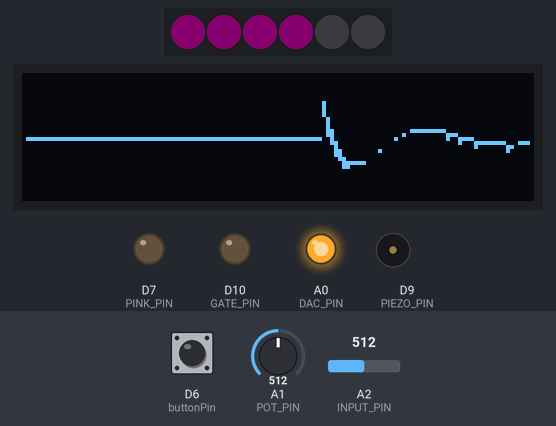
Simulated run of this sketch. Board: Arduino Zero (SAMD21). Shown: 6 RGB LEDs in strip order, left to right, 128×32 one-colour display, output pins drawn as LEDs (lit = HIGH), buzzer (waves = sounding). Inputs (shaded band) come from the test bench; at power-on: D6 (buttonPin) HIGH, A1 (POT_PIN) = 512, A2 (INPUT_PIN) = 512 (analog values on the 0–1023 scale). Dim RGB values are drawn brighter than linear; what the sketch prints to the serial monitor is not drawn.

Above: at 8.7 s.
8.8 s: D6 (buttonPin) pulled LOW for 3.2 s
At 12.25 s:
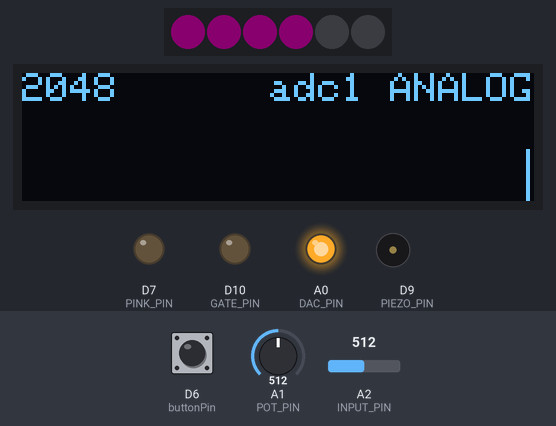
12.6 s: D6 (buttonPin) pulled LOW for 0.15 s
At 13.22 s:
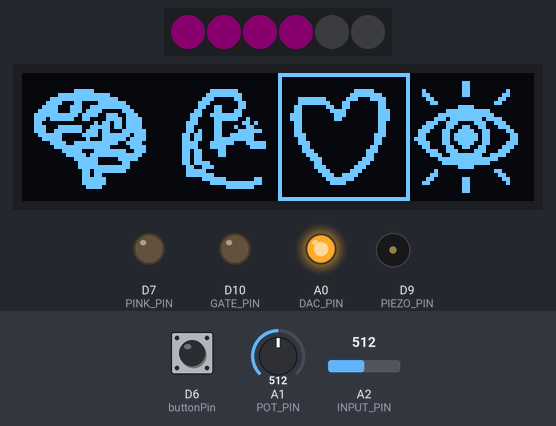
13.3 s: A1 (POT_PIN) set to 1009
At 13.87 s:
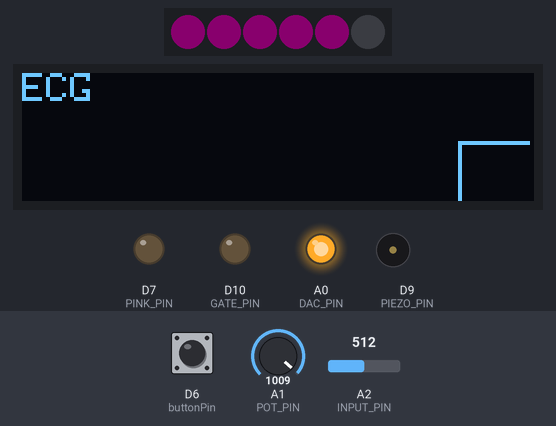
15.8 s: A1 (POT_PIN) set to 1023
At 16.24 s:
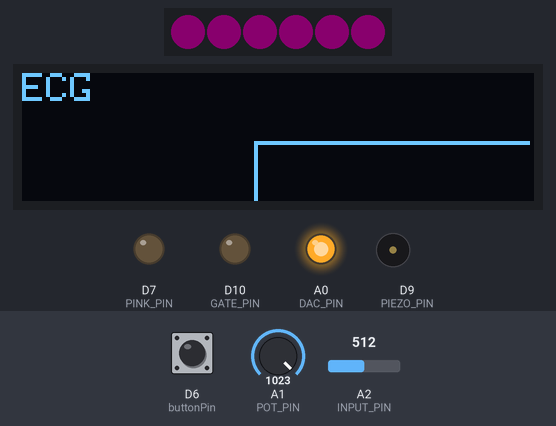
18.5 s: D6 (buttonPin) pulled LOW for 1 s
At 19.74 s:
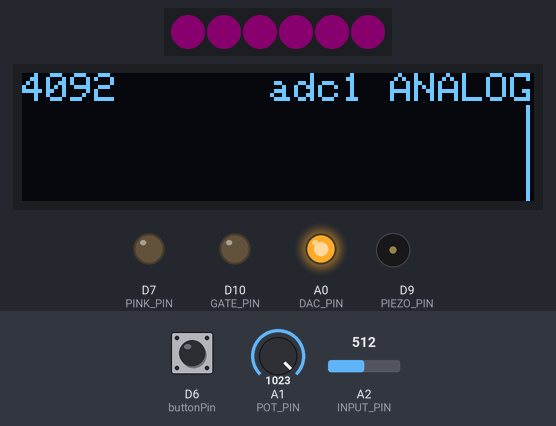
20.1 s: D6 (buttonPin) pulled LOW for 0.15 s
At 20.72 s:
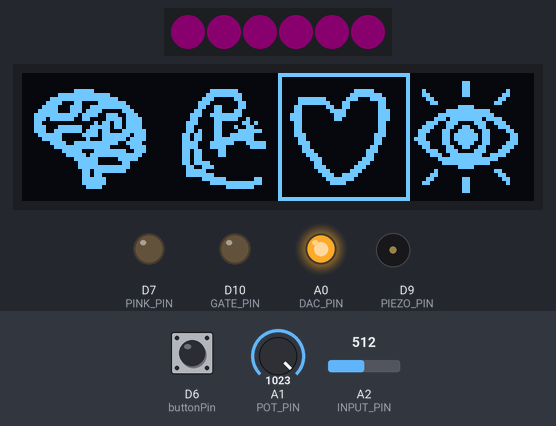
Timing chart, 0 to 21.8 s (numbered marks = the images above; inputs shaded):
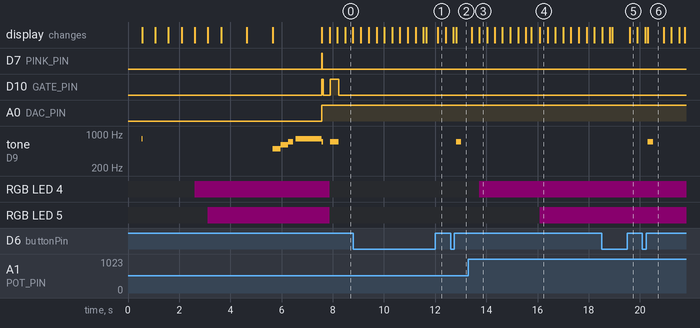

The sketch:

EXG_32OLED_LinePlotter_QTPY2pd.ino
```cpp
// ECG Filter - BioAmp EXG Pill
// and some remaining code from EMG Envelop - BioAmp EXG Pill
// https://github.com/upsidedownlabs/BioAmp-EXG-Pill

// Upside Down Labs invests time and resources providing this open source code,
// please support Upside Down Labs and open-source hardware by purchasing
// products from Upside Down Labs!

// Copyright (c) 2021 Upside Down Labs - contact@upsidedownlabs.tech

// Permission is hereby granted, free of charge, to any person obtaining a copy
// of this software and associated documentation files (the "Software"), to deal
// in the Software without restriction, including without limitation the rights
// to use, copy, modify, merge, publish, distribute, sublicense, and/or sell
// copies of the Software, and to permit persons to whom the Software is
// furnished to do so, subject to the following conditions:

// The above copyright notice and this permission notice shall be included in all
// copies or substantial portions of the Software.

// THE SOFTWARE IS PROVIDED "AS IS", WITHOUT WARRANTY OF ANY KIND, EXPRESS OR
// IMPLIED, INCLUDING BUT NOT LIMITED TO THE WARRANTIES OF MERCHANTABILITY,
// FITNESS FOR A PARTICULAR PURPOSE AND NONINFRINGEMENT. IN NO EVENT SHALL THE
// AUTHORS OR COPYRIGHT HOLDERS BE LIABLE FOR ANY CLAIM, DAMAGES OR OTHER
// LIABILITY, WHETHER IN AN ACTION OF CONTRACT, TORT OR OTHERWISE, ARISING FROM,
// OUT OF OR IN CONNECTION WITH THE SOFTWARE OR THE USE OR OTHER DEALINGS IN THE
// SOFTWARE.

/*
 *  Draws a scrolling graph of a single analog input (set to A0) on the OLED display
 *
 *  By Jon E. Froehlich
 *  @jonfroehlich
 *  http://makeabilitylab.io
 */

#include <Adafruit_NeoPixel.h>
#include "logos.h"

// Declaration for an SSD1306 display connected to I2C (SDA, SCL pins)
#define SDA_PIN 4
#define SCL_PIN 5
int buttonPin = 6;  // the number of the pushbutton pin
#define PINK_PIN 7
#define LED_PIN 8
#define PIEZO_PIN 9
#define GATE_PIN 10 // not sure what was connected in Serv's board

#define DAC_PIN A0
#define POT_PIN A1
#define INPUT_PIN A2

#define LED_COUNT 6
#define BRIGHTNESS 10

Adafruit_NeoPixel strip(LED_COUNT, LED_PIN, NEO_GRB + NEO_KHZ800);
//Adafruit_NeoPixel strip(LED_COUNT, LED_PIN, NEO_GRBW + NEO_KHZ800);

#define SAMPLE_RATE 125
#define DISPLAY_RATE 25
#define BAUD_RATE 115200

int buttonState = HIGH;              // the current reading from the input pin
int lastButtonState = HIGH;          // the previous reading from the input pin
int screenState = 1;                 // different views on the OLED screen
unsigned long lastDebounceTime = 0;  // the last time the output pin was toggled
unsigned long debounceDelay = 50;    // the debounce time; increase if the output flickers
int reading;

//#define BUFFER_SIZE 128 // hope to increase this... only for EMG envelop

int MIN_ANALOG_INPUT = -2000;
int MAX_ANALOG_INPUT = 2000;

const int DELAY_LOOP_MS = 1;  // change to slow down how often to read and graph value

//int circular_buffer[BUFFER_SIZE];
int data_index, sum;

#include <Wire.h>
#include <Adafruit_GFX.h>
#include <Adafruit_SSD1306.h>

#define SCREEN_WIDTH 128  // OLED display width, in pixels
#define SCREEN_HEIGHT 32  // OLED display height, in pixels

#define OLED_RESET -1        // Reset pin # (or -1 if sharing Arduino reset pin)
#define SCREEN_ADDRESS 0x3C  ///< See datasheet for Address; 0x3D for 128x64, 0x3C for 128x32
Adafruit_SSD1306 _display(SCREEN_WIDTH, SCREEN_HEIGHT, &Wire, OLED_RESET);

int _circularBuffer[SCREEN_WIDTH];  //fast way to store values
int _curWriteIndex = 0;             // tracks where we are in the circular buffer

int displayUpdate;
int lastValue;
//float signal;

// for tracking fps
float _fps = 0;
unsigned long _frameCount = 0;
unsigned long _fpsStartTimeStamp = 0;

// status bar
boolean _drawStatusBar = false;  // change to show/hide status bar
int _graphHeight = SCREEN_HEIGHT;


void setup() {
  analogReadResolution(12);
  pinMode(buttonPin, INPUT_PULLUP);
  pinMode(GATE_PIN, OUTPUT);
  pinMode(PINK_PIN, OUTPUT);
  analogWrite(PINK_PIN, 85);
  Serial.begin(BAUD_RATE);

  strip.begin();            // INITIALIZE NeoPixel strip object (REQUIRED)
  strip.show();             // Turn OFF all pixels ASAP
  strip.setBrightness(BRIGHTNESS);  // Set BRIGHTNESS to about 1/5 (max = 255)

  // SSD1306_SWITCHCAPVCC = generate display voltage from 3.3V internally
  if (!_display.begin(SSD1306_SWITCHCAPVCC, 0x3C)) {  // Address 0x3C for 128x64
    Serial.println(F("SSD1306 allocation failed"));
    for (;;)
      ;  // Don't proceed, loop forever
  }

  // Clear the buffer
  _display.clearDisplay();
  _display.setRotation(2);
  _display.setTextSize(1);
  _display.setTextColor(WHITE, BLACK);
  _display.setCursor(0, 0);
  _display.println("Screen initialized!");
  _display.display();
  delay(500);
  _display.clearDisplay();
  tone(9, 800, 20);
  //rainbow(1);  // Flowing rainbow cycle along the whole strip
    // The first NeoPixel in a strand is #0, second is 1, all the way up
  // to the count of pixels minus one.
  for(int i=0; i<LED_COUNT; i++) { // For each pixel...

    // pixels.Color() takes RGB values, from 0,0,0 up to 255,255,255
    // Here we're using a moderately bright green color:
    strip.setPixelColor(i, 255, 0, 200, 0);

    strip.show();   // Send the updated pixel colors to the hardware.

    _display.clearDisplay();  // Make sure the display is cleared
    _display.drawBitmap(0, 0, epd_bitmap_allArray[i], 128, 32, WHITE);
    // Update the display
    _display.display();
    delay(500);

  }

    // Clear the buffer
  _display.clearDisplay();
  _display.setRotation(2);
  _display.setTextSize(1);
  _display.setTextColor(WHITE, BLACK);
  _display.setCursor(0, 0);
  _display.println("Based on BioAmp EXG");
  _display.setCursor(0, 12);
  _display.println("by Upside Down Labs");
  _display.setCursor(0, 24);
  _display.println("OSHW IN000026");
  _display.display();
  delay(1000);


    _display.clearDisplay();  // Make sure the display is cleared
    _display.drawBitmap(0, 0, epd_bitmap_oshw_IN0000026, 128, 32, WHITE);
    // Update the display
    _display.display();
    delay(1000);

    _display.clearDisplay();  // Make sure the display is cleared
    _display.drawBitmap(0, 0, grouchoFractal, 128, 32, WHITE);
    // Update the display
    _display.display();
    tone(9, 500, 400);
    delay(300);
    tone(9, 600, 300);
    delay(300);
    tone(9, 700, 200);
    delay(300);
    tone(9, 800, 1000);

    delay(1000);


  if (_drawStatusBar) {
    _graphHeight = SCREEN_HEIGHT - 16;
  }

  _fpsStartTimeStamp = millis();

  int displayUpdate = SAMPLE_RATE / DISPLAY_RATE;
}

void loop() {

  // Calculate elapsed time
  static unsigned long past = 0;
  unsigned long present = micros();
  unsigned long interval = present - past;
  past = present;

  // Run timer
  static long timer = 0;
  timer -= interval;
  // read Button

  reading = digitalRead(buttonPin);
  if (reading != lastButtonState) {
    // reset the debouncing timer
    lastDebounceTime = millis();
  }

  if ((millis() - lastDebounceTime) > debounceDelay) {
    if (reading != buttonState) {
      buttonState = reading;


      if (buttonState == HIGH) {
        screenState = !screenState;
        for (int i = 0; i < _display.width(); i++) {
          _circularBuffer[i] = -10000;
        }
        if (screenState == 0) {
        MIN_ANALOG_INPUT = -100;
        MAX_ANALOG_INPUT = 4095;
        _drawStatusBar = true;
        _graphHeight = SCREEN_HEIGHT - 8;
        }
        if (screenState == 1) {
        MIN_ANALOG_INPUT = -1800;
        MAX_ANALOG_INPUT = 1000;
        _drawStatusBar = true;
        _graphHeight = SCREEN_HEIGHT - 8;
        _display.clearDisplay();  // Make sure the display is cleared
        _display.drawBitmap(0, 0, epd_bitmap_exg_icons_ecg, 128, 32, WHITE);
        // Update the display
        _display.display();
            tone(9, 700, 200);
        delay(300);
        delay(300);
        }

      }
    }
  }


  // Sample and get envelop
  if (timer < 0) {
    timer += 1000000 / SAMPLE_RATE;
    float sensor_value = analogRead(INPUT_PIN);
    int adc1 = analogRead(A1);
    float signal = ECGFilter(sensor_value);
    int serialbyte = map(signal, -2000, 2000, 0, 255);
    if (serialbyte<=0) serialbyte = 0;
    if (serialbyte>=255) serialbyte = 255;
    int pink = signal;
    if (pink < 0) {
      pink = 0;
    }
    analogWrite(PINK_PIN, pink >> 3);
    printValues(adc1, signal);

    if (screenState == 0) {
      lastValue = adc1;
      int audioOut = map(adc1, 0, 4093, 0, 1023);
      analogWrite(DAC_PIN, audioOut);
    }
    if (screenState == 1) {
      lastValue = signal;
      if (signal>=adc1-2000)
       {digitalWrite(GATE_PIN,1);
       tone(9, 700, 200);
       }
      else {
        digitalWrite(GATE_PIN,0);
        noTone(9);
      }
      int audioOut = map(signal, -2000, 2000, 0, 1023);
      if (audioOut<=0) serialbyte = 0;
      if (audioOut>=1023) serialbyte = 1023;
      analogWrite(DAC_PIN, audioOut);
    }


    if (displayUpdate <= 0) {
      if (screenState == 0) {
        _circularBuffer[_curWriteIndex++] = adc1;

      }
      if (screenState == 1) {
        _circularBuffer[_curWriteIndex++] = signal;
      }

      displayUpdate = SAMPLE_RATE / DISPLAY_RATE;
      updateDisplay();
      for(int i=0; i<(adc1/682); i++) { // For each pixel...

      // pixels.Color() takes RGB values, from 0,0,0 up to 255,255,255
      // Here we're using a moderately bright green color:
      strip.setPixelColor(i, 255, 0, 200, 0);

      strip.show();   // Send the updated pixel colors to the hardware.

      }
      for(int i=6; i>(adc1/682); i--) { // For each pixel...

      // pixels.Color() takes RGB values, from 0,0,0 up to 255,255,255
      // Here we're using a moderately bright green color:
      strip.setPixelColor(i, 0, 0, 0, 0);

      strip.show();   // Send the updated pixel colors to the hardware.

      }
      //printValues(adc1, signal);
    } else {
      displayUpdate--;
    }
  }
  lastButtonState = reading;
}

/**
 * update the display
 */
void updateDisplay() {
  // Clear the display on each frame. We draw from the _circularBuffer
  _display.clearDisplay();
  // Set the circular buffer index back to zero when it reaches the
  // right of the screen
  if (_curWriteIndex >= _display.width()) {
    _curWriteIndex = 0;
  }

  if (_drawStatusBar) {
    drawStatusBar(lastValue);
  }

  // Draw the line graph based on data in _circularBuffer
  int xPos = 0;
  for (int i = _curWriteIndex; i < _display.width(); i++) {
    int envelop = _circularBuffer[i];
    int envelop_last = _circularBuffer[i - 1];
    drawLine(xPos, envelop, envelop_last);
    xPos++;
  }

  for (int i = 1; i < _curWriteIndex; i++) {
    int envelop = _circularBuffer[i];
    int envelop_last = _circularBuffer[i - 1];
    drawLine(xPos, envelop, envelop_last);
    xPos++;
    ;
  }

  _display.display();
  calcFrameRate();
  delay(DELAY_LOOP_MS);
}

/**
 * Draw the line at the given x position and analog value
 */
void drawLine(int xPos, int envelop, int envelop_last) {
  int lineHeight = map(envelop, MIN_ANALOG_INPUT, MAX_ANALOG_INPUT, 0, _graphHeight);
  int lineBottom = map(envelop_last, MIN_ANALOG_INPUT, MAX_ANALOG_INPUT, 0, _graphHeight);
  int yPos = _display.height() - lineHeight;
  if (screenState == 0) {
    _display.drawFastVLine(xPos, yPos - 1, abs(lineBottom - lineHeight + 1), SSD1306_WHITE);
  }
  if (screenState == 1) {
    _display.drawFastVLine(xPos, yPos, abs(lineBottom - lineHeight + 1), SSD1306_WHITE);
  }
}

void printValues(int value1, int value2) {
  //   Serial.print(reading);
  //		Serial.print("\t");
  //  Serial.print(screenState);
  //		Serial.print("\t");
  Serial.print(value1);
  Serial.print(" ");
  //Serial.write(value1);
  Serial.println(value2);
}

/**
 * Call this every frame to calculate frame rate
 */
void calcFrameRate() {

  unsigned long elapsedTime = millis() - _fpsStartTimeStamp;
  _frameCount++;
  if (elapsedTime > 1000) {
    _fps = _frameCount / (elapsedTime / 1000.0);
    _fpsStartTimeStamp = millis();
    _frameCount = 0;
  }
}

/**
 * Draws the status bar at top of screen with fps and analog value
 */
void drawStatusBar(int displayVal) {

  // erase status bar by drawing all black
  _display.fillRect(0, 0, _display.width(), 16, SSD1306_BLACK);

  // Draw frame count
  int16_t x1, y1;
  uint16_t w, h;

  if (screenState == 0) {
    /*
    _display.setTextSize(1);
    _display.getTextBounds("XX.XX fps", 0, 0, &x1, &y1, &w, &h);
    _display.setCursor(_display.width() - w, 8);
    _display.print(_fps);
    _display.print(" fps");
    */
    // Draw current val
    _display.setTextSize(1);
    _display.setCursor(0, 0);
    _display.print(displayVal);
    _display.setTextSize(1);
    _display.getTextBounds("XXXX ANALOG", 0, 0, &x1, &y1, &w, &h);
    _display.setCursor(_display.width() - w, 0);
    _display.print("adc1");
    //_display.print(INPUT_PIN);
    _display.print(" ANALOG");
  }
  if (screenState == 1) {
    _display.setTextSize(1);
    _display.setCursor(0, 0);
    _display.print("ECG");
    _display.getTextBounds("XX ECG-FILTERED", 0, 0, &x1, &y1, &w, &h);
    _display.setCursor(_display.width() - w, 0);
    //_display.print("A");
    //_display.print(INPUT_PIN);
    //_display.print(" ECG-FILTERED");
  }
}

/* Envelop detection algorithm
int getEnvelop(int abs_emg){
	sum -= circular_buffer[data_index];
	sum += abs_emg;
	circular_buffer[data_index] = abs_emg;
	data_index = (data_index + 1) % BUFFER_SIZE;
	return (sum/BUFFER_SIZE) * 2;
}
*/

// Band-Pass Butterworth IIR digital filter, generated using filter_gen.py.
// Sampling rate: 500.0 Hz, frequency: [74.5, 149.5] Hz.
// Filter is order 4, implemented as second-order sections (biquads).
// Reference:
// https://docs.scipy.org/doc/scipy/reference/generated/scipy.signal.butter.html
// https://courses.ideate.cmu.edu/16-223/f2020/Arduino/FilterDemos/filter_gen.py
float EMGFilter(float input) {
  float output = input;
  {
    static float z1, z2;  // filter section state
    float x = output - 0.05159732 * z1 - 0.36347401 * z2;
    output = 0.01856301 * x + 0.03712602 * z1 + 0.01856301 * z2;
    z2 = z1;
    z1 = x;
  }
  {
    static float z1, z2;  // filter section state
    float x = output - -0.53945795 * z1 - 0.39764934 * z2;
    output = 1.00000000 * x + -2.00000000 * z1 + 1.00000000 * z2;
    z2 = z1;
    z1 = x;
  }
  {
    static float z1, z2;  // filter section state
    float x = output - 0.47319594 * z1 - 0.70744137 * z2;
    output = 1.00000000 * x + 2.00000000 * z1 + 1.00000000 * z2;
    z2 = z1;
    z1 = x;
  }
  {
    static float z1, z2;  // filter section state
    float x = output - -1.00211112 * z1 - 0.74520226 * z2;
    output = 1.00000000 * x + -2.00000000 * z1 + 1.00000000 * z2;
    z2 = z1;
    z1 = x;
  }
  return output;
}

// Band-Pass Butterworth IIR digital filter, generated using filter_gen.py.
// Sampling rate: 125.0 Hz, frequency: [0.5, 44.5] Hz.
// Filter is order 4, implemented as second-order sections (biquads).
// Reference:
// https://docs.scipy.org/doc/scipy/reference/generated/scipy.signal.butter.html
// https://courses.ideate.cmu.edu/16-223/f2020/Arduino/FilterDemos/filter_gen.py
float ECGFilter(float input) {
  float output = input;
  {
    static float z1, z2;  // filter section state
    float x = output - 0.70682283 * z1 - 0.15621030 * z2;
    output = 0.28064917 * x + 0.56129834 * z1 + 0.28064917 * z2;
    z2 = z1;
    z1 = x;
  }
  {
    static float z1, z2;  // filter section state
    float x = output - 0.95028224 * z1 - 0.54073140 * z2;
    output = 1.00000000 * x + 2.00000000 * z1 + 1.00000000 * z2;
    z2 = z1;
    z1 = x;
  }
  {
    static float z1, z2;  // filter section state
    float x = output - -1.95360385 * z1 - 0.95423412 * z2;
    output = 1.00000000 * x + -2.00000000 * z1 + 1.00000000 * z2;
    z2 = z1;
    z1 = x;
  }
  {
    static float z1, z2;  // filter section state
    float x = output - -1.98048558 * z1 - 0.98111344 * z2;
    output = 1.00000000 * x + -2.00000000 * z1 + 1.00000000 * z2;
    z2 = z1;
    z1 = x;
  }
  return output;
}

// Band-Pass Butterworth IIR digital filter, generated using filter_gen.py.
// Sampling rate: 75.0 Hz, frequency: [0.5, 19.5] Hz.
// Filter is order 4, implemented as second-order sections (biquads).
// Reference:
// https://docs.scipy.org/doc/scipy/reference/generated/scipy.signal.butter.html
// https://courses.ideate.cmu.edu/16-223/f2020/Arduino/FilterDemos/filter_gen.py
float EOGFilter(float input) {
  float output = input;
  {
    static float z1, z2;  // filter section state
    float x = output - 0.02977423 * z1 - 0.04296318 * z2;
    output = 0.09797471 * x + 0.19594942 * z1 + 0.09797471 * z2;
    z2 = z1;
    z1 = x;
  }
  {
    static float z1, z2;  // filter section state
    float x = output - 0.08383952 * z1 - 0.46067709 * z2;
    output = 1.00000000 * x + 2.00000000 * z1 + 1.00000000 * z2;
    z2 = z1;
    z1 = x;
  }
  {
    static float z1, z2;  // filter section state
    float x = output - -1.92167271 * z1 - 0.92347975 * z2;
    output = 1.00000000 * x + -2.00000000 * z1 + 1.00000000 * z2;
    z2 = z1;
    z1 = x;
  }
  {
    static float z1, z2;  // filter section state
    float x = output - -1.96758891 * z1 - 0.96933514 * z2;
    output = 1.00000000 * x + -2.00000000 * z1 + 1.00000000 * z2;
    z2 = z1;
    z1 = x;
  }
  return output;
}

void showLogo_hackteria() {
  _display.clearDisplay();  // Make sure the display is cleared
  _display.drawBitmap(0, 0, hackteria_logo, 128, 32, WHITE);
  _display.setTextSize(2);
  _display.setTextColor(WHITE);
  _display.setCursor(11, 49);
  _display.println("HACKTERIA");
  // Update the display
  _display.display();
  delay(30);
}

// Rainbow cycle along whole strip. Pass delay time (in ms) between frames.
void rainbow(int wait) {
  // Hue of first pixel runs 5 complete loops through the color wheel.
  // Color wheel has a range of 65536 but it's OK if we roll over, so
  // just count from 0 to 5*65536. Adding 256 to firstPixelHue each time
  // means we'll make 5*65536/256 = 1280 passes through this loop:
  for (long firstPixelHue = 0; firstPixelHue < 5 * 65536; firstPixelHue += 256) {
    // strip.rainbow() can take a single argument (first pixel hue) or
    // optionally a few extras: number of rainbow repetitions (default 1),
    // saturation and value (brightness) (both 0-255, similar to the
    // ColorHSV() function, default 255), and a true/false flag for whether
    // to apply gamma correction to provide 'truer' colors (default true).
    strip.rainbow(firstPixelHue);
    // Above line is equivalent to:
    // strip.rainbow(firstPixelHue, 1, 255, 255, true);
    strip.show();  // Update strip with new contents
    delay(wait);   // Pause for a moment
  }
}
```

Source omitted: logos.h (data table, 38116 bytes)

Measured:
- the behaviour switches between 1022 and 1023 on A1 (POT_PIN) (found by bisection; images 3 and 4)
- after the input at 8.8 s, the display: first differs from a run without the input after 3.3 s (image 1)
- after the input at 12.6 s, tone on D9 (PIEZO_PIN): silent → 700 Hz after 0.21 s, → silent 0.20 s later; the display: first differs from a run without the input after 0.21 s (image 2)
- after the input at 15.8 s, the display: changes after 0.29 s (image 4)
- after the input at 18.5 s, the display: first differs from a run without the input after 1.1 s (image 5)
- after the input at 20.1 s, tone on D9 (PIEZO_PIN): silent → 700 Hz after 0.21 s, → silent 0.20 s later; the display: first differs from a run without the input after 0.21 s (image 6)
- by itself, tone on D9 (PIEZO_PIN): plays 800 Hz for 0.02 s, 500 Hz for 0.30 s, 600 Hz for 0.30 s, 700 Hz for 0.20 s, 800 Hz for 1.0 s, 700 Hz for 0.07 s … (7 notes in this stretch)
